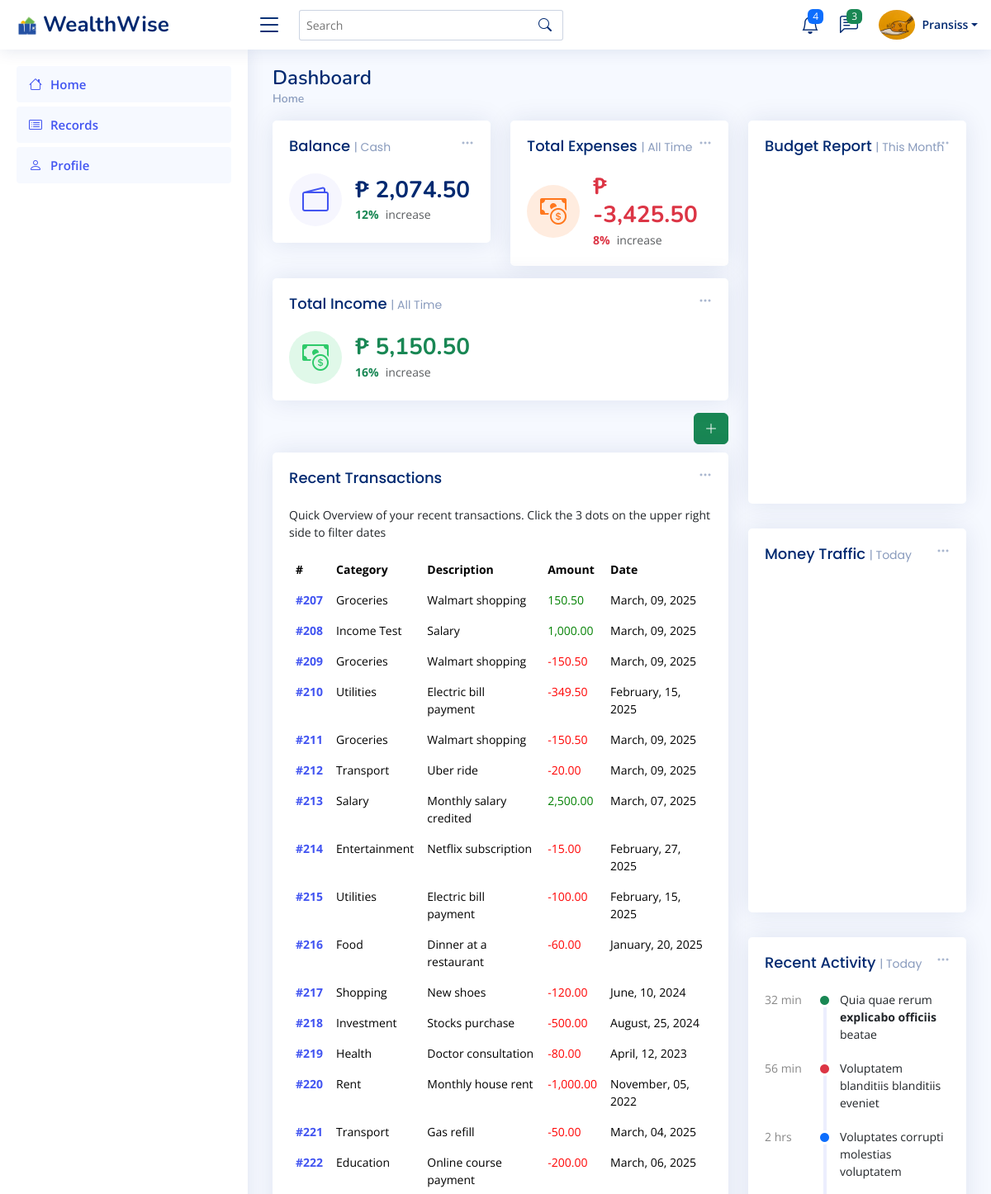
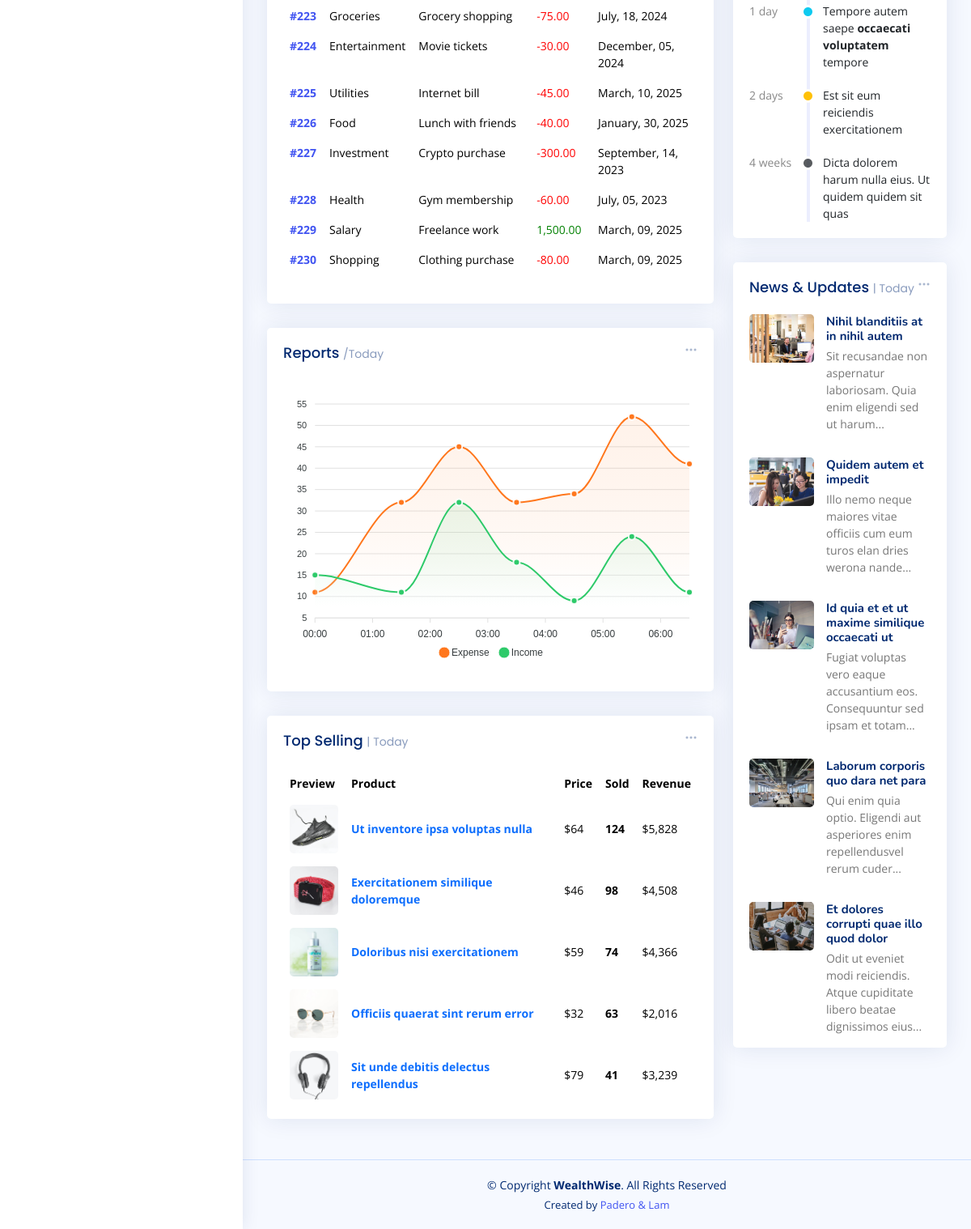
/view/index.php (signed in), run on the app's committed database (2 pictures, top to bottom).
### tables this page shows
CREATE TABLE `accounts` (
  `userid` int(11) NOT NULL,
  `first_name` varchar(50) NOT NULL,
  `last_name` varchar(50) NOT NULL,
  `balance` decimal(10,2) NOT NULL DEFAULT 0.00,
  `email` varchar(50) NOT NULL,
  `password` varchar(255) NOT NULL
);

CREATE TABLE `transactions` (
  `transaction_id` int(11) NOT NULL,
  `userid` int(11) NOT NULL,
  `category` varchar(50) NOT NULL,
  `description` text DEFAULT NULL,
  `amount` decimal(10,2) NOT NULL,
  `date` datetime DEFAULT current_timestamp(),
  `payment_type` enum('cash','credit') NOT NULL,
  `transaction` enum('expense','income') NOT NULL
);

### controller/crud.php (called while the page is built, shortened)
<?php
include("../database/config.php");
$userid = $_SESSION['authUser']['userid'];
$sql = "SELECT transaction_id, category, description, amount, date FROM transactions WHERE userid = $userid";
$result = $conn->query($sql);
$sql2 = "SELECT balance
         FROM accounts
         WHERE userid = $userid ";
$balanceResult = $conn->query($sql2);
if ($balanceResult->num_rows > 0) {
  $balanceRow = $balanceResult->fetch_assoc();
  $balance = $balanceRow['balance'];
} else {
  $balance = 0;
}
$sql3 = "SELECT SUM(amount) AS total FROM transactions WHERE userid = $userid AND transaction = 'expense'";
$expense = $conn->query($sql3);
if ($expense->num_rows > 0) {
  $totalExpense = $expense->fetch_assoc()['total'] ?? 0;
} else {
  $totalExpense = 0;
}
$sql4 = "SELECT SUM(amount) AS total FROM transactions WHERE userid = $userid AND transaction = 'income'";
$income = $conn->query($sql4);
if ($income->num_rows > 0) {
  $totalIncome = $income->fetch_assoc()['total'] ?? 0;
} else {
  $totalIncome = 0;
}

### view/pages/dashboard.php (the view, shortened to what this page needs)
<div class="pagetitle">
  <h1>Dashboard</h1>
  <nav>
    <ol class="breadcrumb">
      <li class="breadcrumb-item"><a href="">Home</a></li>
    </ol>
  </nav>
</div>
<section class="section dashboard">
  <div class="row">
    <div class="col-lg-8">
      <div class="row" style="margin-bottom: 0;">
        <div class="col-xxl-4 col-md-6">
          <div class="card info-card balance-card">
            <div class="filter">
              <a class="icon" href="#" data-bs-toggle="dropdown"><i class="bi bi-three-dots"></i></a>
            </div>
            <div class="card-body">
              <h5 class="card-title">Balance <span>| Cash</span></h5>
              <div class="d-flex align-items-center">
                <div class="card-icon rounded-circle d-flex align-items-center justify-content-center">
                  <i class="bi bi-wallet2"></i>
                </div>
                <div class="ps-3">
                  <h6>₱ <?php echo number_format($balance, 2); ?></h6>
                  <span class=" text-success small pt-1 fw-bold">12%</span> <span class="text-muted small pt-2 ps-1">increase</span>
                </div>
              </div>
            </div>
          </div>
        </div>
        <div class="col-xxl-4 col-md-6">
          <div class="card info-card expense-card">
            <div class="filter">
              <a class="icon" href="#" data-bs-toggle="dropdown"><i class="bi bi-three-dots"></i></a>
            </div>
            <div class="card-body">
              <h5 class="card-title">Total Expenses <span>| All Time</span></h5>
              <div class="d-flex align-items-center">
                <div class="card-icon rounded-circle d-flex align-items-center justify-content-center">
                  <i class="bi bi-cash-coin"></i>
                </div>
                <div class="ps-3">
                  <h6 class="text-danger">₱ <?php echo number_format($totalExpense, 2); ?></h6>
                  <span class="text-danger small pt-1 fw-bold">8%</span> <span class="text-muted small pt-2 ps-1">increase</span>
                </div>
              </div>
            </div>
          </div>
        </div>
        <div class="col-xxl-4 col-xl-12">
          <div class="card info-card income-card">
            <div class="filter">
              <a class="icon" href="#" data-bs-toggle="dropdown"><i class="bi bi-three-dots"></i></a>
            </div>
            <div class="card-body">
              <h5 class="card-title">Total Income <span>| All Time</span></h5>
              <div class="d-flex align-items-center">
                <div class="card-icon rounded-circle d-flex align-items-center justify-content-center">
                  <i class="bi bi-cash-coin"></i>
                </div>
                <div class="ps-3">
                  <h6 class="text-success">₱ <?php echo number_format($totalIncome, 2); ?></h6>
                  <span class="text-success small pt-1 fw-bold">16%</span> <span class="text-muted small pt-2 ps-1">increase</span>
                </div>
              </div>
            </div>
          </div>
        </div>
      </div>
      <div class="text-end">
        <a href="index.php?page=add" class="btn btn-success">
          <i class="bi bi-plus-lg"></i>
        </a>
      </div>
      <div class="col-12" style="margin-top: 10px;">
        <div class=" card recent-sales overflow-auto">
          <div class="filter">
            <a class="icon" href="#" data-bs-toggle="dropdown"><i class="bi bi-three-dots"></i></a>
          </div>
          <div class="card-body">
            <h5 class="card-title">
              Recent Transactions
            </h5>
            <p>Quick Overview of your recent transactions. Click the 3 dots on the upper right side to filter dates</p>
            <table class="table table-borderless datatable">
              <thead>
                <tr>
                  <th scope="col">#</th>
                  <th scope="col">Category</th>
                  <th scope="col">Description</th>
                  <th scope="col">Amount</th>
                  <th scope="col">Date</th>
                </tr>
              </thead>
              <tbody>
                <?php if ($result->num_rows > 0): ?>
                  <?php while ($row = $result->fetch_assoc()): ?>
                    <tr>
                      <th scope="row">
                        <a href="#"><?php echo htmlspecialchars('#' . $row['transaction_id']); ?></a>
                      </th>
                      <td><?php echo htmlspecialchars($row['category']); ?></td>
                      <td><?php echo htmlspecialchars($row['description']); ?></td>
                      <td>
                        <span style="color: <?php echo $row['amount'] < 0 ? 'red' : 'green'; ?>;">
                          <?php echo number_format($row['amount'], 2); ?>
                        </span>
                      </td>
                      <td><?php echo date('F, d, Y', strtotime($row['date'])); ?></td>
                    </tr>
                  <?php endwhile; ?>
                <?php else: ?>
                  <tr>
                    <td colspan="5" class="text-center">No transactions found.</td>
                  </tr>
                <?php endif; ?>
              </tbody>
            </table>
          </div>
        </div>
      </div>
      <div class="col-12">
        <div class="card">
          <div class="filter">
            <a class="icon" href="#" data-bs-toggle="dropdown"><i class="bi bi-three-dots"></i></a>
          </div>
          <div class="card-body">
            <h5 class="card-title">Reports <span>/Today</span></h5>
            <div id="reportsChart"></div>
          </div>
        </div>
      </div>
      <div class="col-12">
        <div class="card top-selling overflow-auto">
          <div class="filter">
            <a class="icon" href="#" data-bs-toggle="dropdown"><i class="bi bi-three-dots"></i></a>
          </div>
          <div class="card-body pb-0">
            <h5 class="card-title">Top Selling <span>| Today</span></h5>
            <table class="table table-borderless">
              <thead>
                <tr>
                  <th scope="col">Preview</th>
                  <th scope="col">Product</th>
                  <th scope="col">Price</th>
                  <th scope="col">Sold</th>
                  <th scope="col">Revenue</th>
                </tr>
              </thead>
              <tbody>
                <tr>
                  <th scope="row"><a href="#"><img src="../assets/img/product-1.jpg" alt=""></a></th>
                  <td><a href="#" class="text-primary fw-bold">Ut inventore ipsa voluptas nulla</a></td>
                  <td>$64</td>
                  <td class="fw-bold">124</td>
                  <td>$5,828</td>
                </tr>
                <tr>
                  <th scope="row"><a href="#"><img src="../assets/img/product-2.jpg" alt=""></a></th>
                  <td><a href="#" class="text-primary fw-bold">Exercitationem similique doloremque</a></td>
                  <td>$46</td>
                  <td class="fw-bold">98</td>
                  <td>$4,508</td>
                </tr>
                <tr>
                  <th scope="row"><a href="#"><img src="../assets/img/product-3.jpg" alt=""></a></th>
                  <td><a href="#" class="text-primary fw-bold">Doloribus nisi exercitationem</a></td>
                  <td>$59</td>
                  <td class="fw-bold">74</td>
                  <td>$4,366</td>
                </tr>
                <tr>
                  <th scope="row"><a href="#"><img src="../assets/img/product-4.jpg" alt=""></a></th>
                  <td><a href="#" class="text-primary fw-bold">Officiis quaerat sint rerum error</a></td>
                  <td>$32</td>
                  <td class="fw-bold">63</td>
                  <td>$2,016</td>
                </tr>
                <tr>
                  <th scope="row"><a href="#"><img src="../assets/img/product-5.jpg" alt=""></a></th>
                  <td><a href="#" class="text-primary fw-bold">Sit unde debitis delectus repellendus</a></td>
                  <td>$79</td>
                  <td class="fw-bold">41</td>
                  <td>$3,239</td>
                </tr>
              </tbody>
            </table>
          </div>
        </div>
      </div>
    </div>
    <div class="col-lg-4">
      <div class="card">
        <div class="filter">
          <a class="icon" href="#" data-bs-toggle="dropdown"><i class="bi bi-three-dots"></i></a>
        </div>
        <div class="card-body pb-0">
          <h5 class="card-title">Budget Report <span>| This Month</span></h5>
          <div id="budgetChart" style="min-height: 400px;" class="echart"></div>
        </div>
      </div>
      <div class="card">
        <div class="filter">
          <a class="icon" href="#" data-bs-toggle="dropdown"><i class="bi bi-three-dots"></i></a>
        </div>
        <div class="card-body pb-0">
          <h5 class="card-title">Money Traffic <span>| Today</span></h5>
          <div id="trafficChart" style="min-height: 400px;" class="echart"></div>
        </div>
      </div>
      <div class="card">
        <div class="filter">
          <a class="icon" href="#" data-bs-toggle="dropdown"><i class="bi bi-three-dots"></i></a>
        </div>
        <div class="card-body">
          <h5 class="card-title">Recent Activity <span>| Today</span></h5>
          <div class="activity">
            <div class="activity-item d-flex">
              <div class="activite-label">32 min</div>
              <i class='bi bi-circle-fill activity-badge text-success align-self-start'></i>
              <div class="activity-content">
                Quia quae rerum <a href="#" class="fw-bold text-dark">explicabo officiis</a> beatae
              </div>
            </div>
            <div class="activity-item d-flex">
              <div class="activite-label">56 min</div>
              <i class='bi bi-circle-fill activity-badge text-danger align-self-start'></i>
              <div class="activity-content">
                Voluptatem blanditiis blanditiis eveniet
              </div>
            </div>
            <div class="activity-item d-flex">
              <div class="activite-label">2 hrs</div>
              <i class='bi bi-circle-fill activity-badge text-primary align-self-start'></i>
              <div class="activity-content">
                Voluptates corrupti molestias voluptatem
              </div>
            </div>
            <div class="activity-item d-flex">
              <div class="activite-label">1 day</div>
              <i class='bi bi-circle-fill activity-badge text-info align-self-start'></i>
              <div class="activity-content">
                Tempore autem saepe <a href="#" class="fw-bold text-dark">occaecati voluptatem</a> tempore
              </div>
            </div>
            <div class="activity-item d-flex">
              <div class="activite-label">2 days</div>
              <i class='bi bi-circle-fill activity-badge text-warning align-self-start'></i>
              <div class="activity-content">
                Est sit eum reiciendis exercitationem
              </div>
            </div>
            <div class="activity-item d-flex">
              <div class="activite-label">4 weeks</div>
              <i class='bi bi-circle-fill activity-badge text-muted align-self-start'></i>
              <div class="activity-content">
                Dicta dolorem harum nulla eius. Ut quidem quidem sit quas
              </div>
            </div>
          </div>
        </div>
      </div>
      <div class="card">
        <div class="filter">
          <a class="icon" href="#" data-bs-toggle="dropdown"><i class="bi bi-three-dots"></i></a>
        </div>
        <div class="card-body pb-0">
          <h5 class="card-title">News &amp; Updates <span>| Today</span></h5>
          <div class="news">
            <div class="post-item clearfix">
              <img src="../assets/img/news-1.jpg" alt="">
              <h4><a href="#">Nihil blanditiis at in nihil autem</a></h4>
              <p>Sit recusandae non aspernatur laboriosam. Quia enim eligendi sed ut harum...</p>
            </div>
            <div class="post-item clearfix">
              <img src="../assets/img/news-2.jpg" alt="">
              <h4><a href="#">Quidem autem et impedit</a></h4>
              <p>Illo nemo neque maiores vitae officiis cum eum turos elan dries werona nande...</p>
            </div>
            <div class="post-item clearfix">
              <img src="../assets/img/news-3.jpg" alt="">
              <h4><a href="#">Id quia et et ut maxime similique occaecati ut</a></h4>
              <p>Fugiat voluptas vero eaque accusantium eos. Consequuntur sed ipsam et totam...</p>
            </div>
            <div class="post-item clearfix">
              <img src="../assets/img/news-4.jpg" alt="">
              <h4><a href="#">Laborum corporis quo dara net para</a></h4>
              <p>Qui enim quia optio. Eligendi aut asperiores enim repellendusvel rerum cuder...</p>
            </div>
            <div class="post-item clearfix">
              <img src="../assets/img/news-5.jpg" alt="">
              <h4><a href="#">Et dolores corrupti quae illo quod dolor</a></h4>
              <p>Odit ut eveniet modi reiciendis. Atque cupiditate libero beatae dignissimos eius...</p>
            </div>
          </div>
        </div>
      </div>
    </div>
  </div>
</section>

### data on the page
accounts: balance "2,074.50"
transactions: transaction_id "#207", category "Groceries", description "Walmart shopping", amount "150.50", date "March, 09, 2025"
transactions: transaction_id "#208", category "Income Test", description "Salary", amount "1,000.00", date "March, 09, 2025"
transactions: transaction_id "#209", category "Groceries", description "Walmart shopping", amount "-150.50", date "March, 09, 2025"
transactions: transaction_id "#210", category "Utilities", description "Electric bill payment", amount "-349.50", date "February, 15, 2025"
transactions: transaction_id "#211", category "Groceries", description "Walmart shopping", amount "-150.50", date "March, 09, 2025"
transactions: transaction_id "#212", category "Transport", description "Uber ride", amount "-20.00", date "March, 09, 2025"
transactions: transaction_id "#213", category "Salary", description "Monthly salary credited", amount "2,500.00", date "March, 07, 2025"
transactions: transaction_id "#214", category "Entertainment", description "Netflix subscription", amount "-15.00", date "February, 27, 2025"
transactions: transaction_id "#215", category "Utilities", description "Electric bill payment", amount "-100.00", date "February, 15, 2025"
transactions: transaction_id "#216", category "Food", description "Dinner at a restaurant", amount "-60.00", date "January, 20, 2025"
transactions: transaction_id "#217", category "Shopping", description "New shoes", amount "-120.00", date "June, 10, 2024"
transactions: transaction_id "#218", category "Investment", description "Stocks purchase", amount "-500.00", date "August, 25, 2024"
transactions: transaction_id "#219", category "Health", description "Doctor consultation", amount "-80.00", date "April, 12, 2023"
transactions: transaction_id "#220", category "Rent", description "Monthly house rent", amount "-1,000.00", date "November, 05, 2022"
transactions: transaction_id "#221", category "Transport", description "Gas refill", amount "-50.00", date "March, 04, 2025"
transactions: transaction_id "#222", category "Education", description "Online course payment", amount "-200.00", date "March, 06, 2025"
transactions: transaction_id "#223", category "Groceries", description "Grocery shopping", amount "-75.00", date "July, 18, 2024"
transactions: transaction_id "#224", category "Entertainment", description "Movie tickets", amount "-30.00", date "December, 05, 2024"
transactions: transaction_id "#225", category "Utilities", description "Internet bill", amount "-45.00", date "March, 10, 2025"
transactions: transaction_id "#226", category "Food", description "Lunch with friends", amount "-40.00", date "January, 30, 2025"
transactions: transaction_id "#227", category "Investment", description "Crypto purchase", amount "-300.00", date "September, 14, 2023"
transactions: transaction_id "#228", category "Health", description "Gym membership", amount "-60.00", date "July, 05, 2023"
transactions: transaction_id "#229", category "Salary", description "Freelance work", amount "1,500.00", date "March, 09, 2025"
transactions: transaction_id "#230", category "Shopping", description "Clothing purchase", amount "-80.00", date "March, 09, 2025"

### other printed values
$totalExpense "-3,425.50"
$totalIncome "5,150.50"
